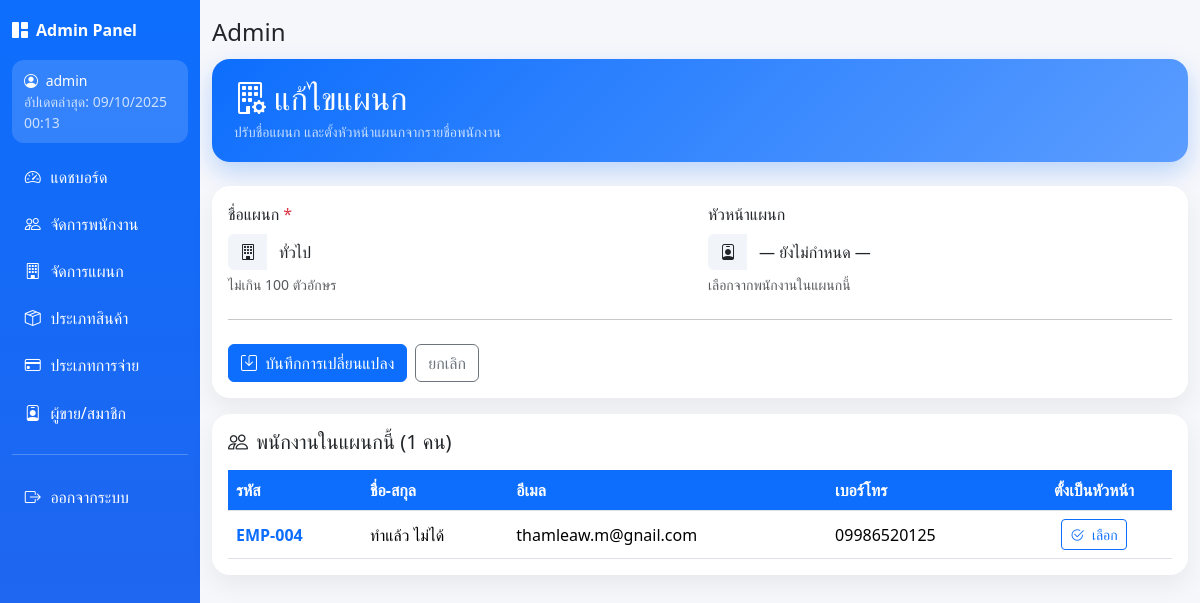
/Devolper/department_edit.php?id=1 (signed in), run on the app's committed database.
### tables this page shows
CREATE TABLE `departments` (
  `department_id` int(10) UNSIGNED NOT NULL,
  `department_name` varchar(100) NOT NULL COMMENT 'ชื่อแผนก',
  `head_employee_id` int(10) UNSIGNED DEFAULT NULL COMMENT 'รหัสพนักงานที่เป็นหัวหน้า (FK ไป employees ภายหลัง)'
);

CREATE TABLE `employees` (
  `employee_id` int(10) UNSIGNED NOT NULL,
  `full_name` varchar(150) NOT NULL COMMENT 'ชื่อพนักงาน',
  `phone` varchar(20) DEFAULT NULL,
  `email` varchar(150) DEFAULT NULL,
  `status` enum('active','inactive') NOT NULL DEFAULT 'active' COMMENT 'สถานะพนักงาน',
  `department_id` int(10) UNSIGNED NOT NULL,
  `employee_code` varchar(12) DEFAULT NULL
);

### Devolper/department_edit.php (the view, shortened to what this page needs)
<?php
require_once("../connect.php");
$deptId = (int)($_GET['id'] ?? 0);
$hasHeadCol = false;
if ($col = $conn->query("SHOW COLUMNS FROM departments LIKE 'head_employee_id'")) {
  $hasHeadCol = $col->num_rows > 0;
}
$sqlDept = "
  SELECT department_id, department_name
  ".($hasHeadCol ? ", head_employee_id" : ", NULL AS head_employee_id")."
  FROM departments
  WHERE department_id = ?
  LIMIT 1";
$stmt = $conn->prepare($sqlDept);
$stmt->bind_param("i", $deptId);
$stmt->execute();
$deptRes = $stmt->get_result();
$dept = $deptRes->fetch_assoc();
$sqlEmp = "SELECT employee_id, employee_code, full_name, email, phone
           FROM employees
           WHERE department_id = ?
           ORDER BY full_name ASC";
$emps = [];
if ($st = $conn->prepare($sqlEmp)) {
  $st->bind_param("i", $deptId);
  $st->execute();
  $rs = $st->get_result();
  while ($row = $rs->fetch_assoc()) $emps[] = $row;
}
require __DIR__ . '/partials/admin_header.php';
?>
<!DOCTYPE html>
<html lang="th">
<head>
  <link href="https://cdn.jsdelivr.net/npm/bootstrap@5.3.3/dist/css/bootstrap.min.css" rel="stylesheet">
  <link href="https://cdn.jsdelivr.net/npm/bootstrap-icons@1.11.3/font/bootstrap-icons.css" rel="stylesheet">
</head>
<body>
  <div class="page-head d-flex justify-content-between align-items-center mb-4">
    <div>
      <h2 class="mb-1"><i class="bi bi-building-gear me-2"></i>แก้ไขแผนก</h2>
      <div class="small opacity-75">ปรับชื่อแผนก และตั้งหัวหน้าแผนกจากรายชื่อพนักงาน</div>
    </div>
  </div>
  <div class="card mb-3">
    <div class="card-body">
      <form action="department_update.php" method="POST" id="deptForm" novalidate>
        <div class="row g-3">
          <div class="col-md-6">
            <label class="form-label">ชื่อแผนก <span class="text-danger">*</span></label>
            <div class="input-group">
              <span class="input-group-text"><i class="bi bi-building"></i></span>
              <input type="text"
                     name="dept_name"
                     class="form-control"
                     value="<?= htmlspecialchars($dept['department_name']) ?>"
                     maxlength="100"
                     required>
            </div>
            <div class="form-text">ไม่เกิน 100 ตัวอักษร</div>
          </div>
          <?php if ($hasHeadCol): ?>
          <div class="col-md-6">
            <label class="form-label">หัวหน้าแผนก</label>
            <div class="input-group">
              <span class="input-group-text"><i class="bi bi-person-badge"></i></span>
              <select name="head_employee_id" id="headSelect" class="form-select">
                <option value="">— ยังไม่กำหนด —</option>
              </select>
            </div>
            <div class="form-text">เลือกจากพนักงานในแผนกนี้</div>
          </div>
          <?php endif; ?>
        </div>
        <hr class="my-4">
        <div class="d-flex gap-2">
          <button type="submit" class="btn btn-primary">
            <i class="bi bi-save me-1"></i> บันทึกการเปลี่ยนแปลง
          </button>
          <a href="departmentManagement.php" class="btn btn-outline-secondary">ยกเลิก</a>
        </div>
      </form>
    </div>
  </div>
  <div class="card">
    <div class="card-body">
      <h5 class="mb-3"><i class="bi bi-people me-2"></i>พนักงานในแผนกนี้ (<?= count($emps) ?> คน)</h5>
      <?php if (count($emps)): ?>
      <div class="table-responsive">
        <table class="table table-hover align-middle mb-0">
          <thead>
            <tr>
              <th class="sticky">รหัส</th>
              <th class="sticky">ชื่อ-สกุล</th>
              <th class="sticky">อีเมล</th>
              <th class="sticky">เบอร์โทร</th>
              <?php if ($hasHeadCol): ?><th class="sticky text-center">ตั้งเป็นหัวหน้า</th><?php endif; ?>
            </tr>
          </thead>
          <tbody>
            <?php foreach ($emps as $e): ?>
              <tr>
                <td class="text-primary fw-semibold"><?= htmlspecialchars($e['employee_code']) ?></td>
                <td><?= htmlspecialchars($e['full_name']) ?></td>
                <td><?= htmlspecialchars($e['email']) ?></td>
                <td><?= htmlspecialchars($e['phone']) ?></td>
                <?php if ($hasHeadCol): ?>
                <td class="text-center">
                  <button type="button"
                          class="btn btn-sm btn-outline-primary"
                          onclick="document.getElementById('headSelect').value='<?= (int)$e['employee_id'] ?>';">
                    <i class="bi bi-check2-circle me-1"></i> เลือก
                  </button>
                </td>
                <?php endif; ?>
              </tr>
            <?php endforeach; ?>
          </tbody>
        </table>
      </div>
      <?php else: ?>
        <div class="text-muted">ยังไม่มีพนักงานในแผนกนี้</div>
      <?php endif; ?>
    </div>
  </div>
</body>
</html>

### Devolper/partials/admin_header.php (style rules this page uses)
body { background:#f6f7fb; }

### Devolper/department_edit.php (style rules this page uses)
body { background:#f6f7fb; }
.page-head { background: linear-gradient(135deg,#0d6efd,#5b9dff); color:#fff; border-radius:18px; padding:20px 22px; box-shadow:0 10px 25px rgba(13,110,253,.25); }
.card { border:0; border-radius:18px; box-shadow:0 10px 25px rgba(0,0,0,.06); }
.input-group-text { background:#f1f4f9; border:none; }
.form-control, .form-select { border:none; background:#fff; }
.table thead th { background:#0d6efd; color:#fff; vertical-align:middle; }
.table thead th.sticky { position:sticky; top:0; z-index:2; }

### data on the page
departments: dept_name "ทั่วไป"
employees: employee_code "EMP-004", full_name "ทำแล้ว ไม่ได้", email "thamleaw.m@gnail.com", phone "09986520125", $e['employee_id'] 4 (drawn)

### other printed values
$_SESSION['username'] "admin"
$page_title "Admin"
count($emps) "1"
